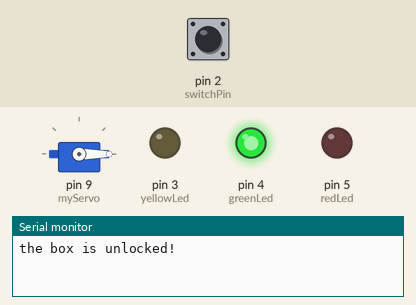
Bench run of a sketch on a simulated Arduino Uno, built with avr-gcc and run on an emulated ATmega328P. Shown: servo, output pins drawn as LEDs (lit = HIGH), the last lines printed to the serial monitor. Inputs (shaded band) come from the test bench; at power-on: pin 2 (switchPin) LOW.

Above: at 1.2 s.
1.3 s: pin 2 (switchPin) pulled HIGH for 0.15 s
At 1.9 s:
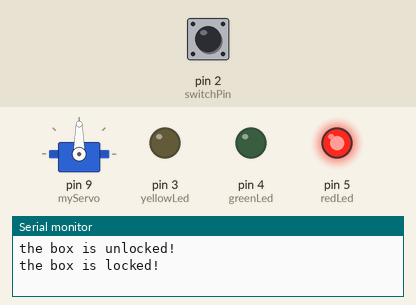
Timing chart, 0 to 4.3 s (numbered marks = the images above; inputs shaded):
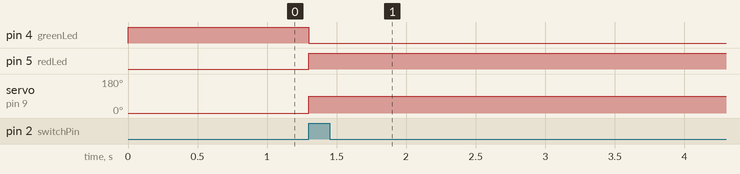

The sketch:

Projet13_Systeme_de_verrouillage1.ino
```cpp
// import the library #include <Servo.h> // create an instance of the servo library Servo myServo; const int piezo = A0; const int switchPin = 2; const int yellowLed = 3; const int greenLed = 4; const int redLed = 5; //defines LED's and piezo's pins. // variable for the piezo value int knockVal; // variable for the switch value int switchVal; // variables for the high and low limits of the knock value const int quietKnock = 10; const int loudKnock = 100; // variable to indicate if locked or not boolean locked = false; // how many valid knocks you've received int numberOfKnocks = 0;
 #include <Servo.h>
 // create an instance of the servo library
 Servo myServo;
 const int piezo = A0;
 const int switchPin = 2;
 const int yellowLed = 3;
 const int greenLed = 4;
 const int redLed = 5;
 int knockVal;
 int switchVal;
 const int quietKnock = 10;
 const int loudKnock = 100;
 boolean locked = false;
 int numberOfKnocks = 0;
void setup() {
  // put your setup code here, to run once:
  myServo.attach(9);
  // make the LED pins outputs
  pinMode(yellowLed, OUTPUT);
  pinMode(redLed, OUTPUT);
  pinMode(greenLed, OUTPUT);
  // set the switch pin as an input
  pinMode(switchPin, INPUT);
  // start serial communication for debugging
  Serial.begin(9600);
  // turn the green LED on
  digitalWrite(greenLed, HIGH);
  // move the servo to the unlocked position
  myServo.write(0);
  // print status to the serial monitor
  Serial.println("the box is unlocked!"); 
}

void loop() {
  // put your main code here, to run repeatedly:
  // if the box is unlocked
  if(locked == false){ // read the value of the switch pin
    switchVal = digitalRead(switchPin); // if the button is pressed, lock the box
    if(switchVal == HIGH){ // set the locked variable to "true"
      locked = true; // change the status LEDs
      digitalWrite(greenLed,LOW);
      digitalWrite(redLed,HIGH);
      // move the servo to the locked position
      myServo.write(90);
      // print out status
      Serial.println("the box is locked!");
      // wait for the servo to move into position

      }
  }
}
```

Measured:
- after the input at 1.3 s, pin 4 (greenLed): HIGH → LOW at once; pin 5 (redLed): LOW → HIGH at once; servo on pin 9 (myServo): 0° → 90° at once
